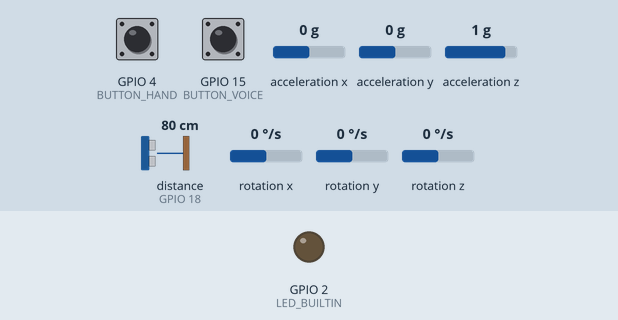
Recording of a sketch running on a simulated ESP32. On the bench: output pins drawn as LEDs (lit = HIGH). Wiring (inferred from the names in the program): ultrasonic range finder: trigger GPIO 5; echo GPIO 18. The test bench sets the inputs (shaded band); at power-on: distance to the obstacle (sensor on GPIO 18) 80 cm, GPIO 4 (BUTTON_HAND) HIGH, GPIO 15 (BUTTON_VOICE) HIGH, acceleration x 0 g, acceleration y 0 g, acceleration z 1 g, rotation x 0 °/s, rotation y 0 °/s, rotation z 0 °/s. The echo pulse lasts 58.3 µs per cm; WiFi joins after 1.5 s; servers stay silent unless stated; uploads are accepted with an empty reply; pins used as bus, display or sensor lines are not drawn; what the sketch prints to the serial monitor is not drawn.

Above: at 0.0 s.
At 3.9 s:
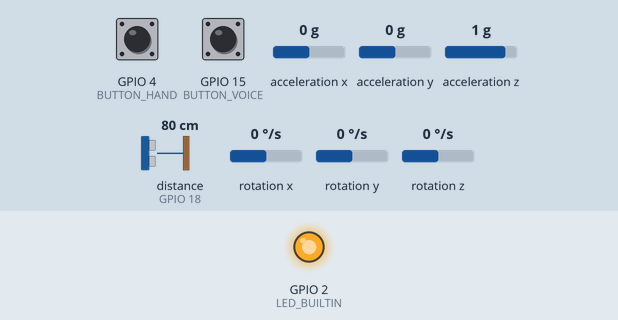
4.0 s: distance to the obstacle (sensor on GPIO 18) set to 12 cm
5.5 s: distance to the obstacle (sensor on GPIO 18) set to 9 cm
Timing chart, 0 to 8.5 s (numbered marks = the images above; inputs shaded):
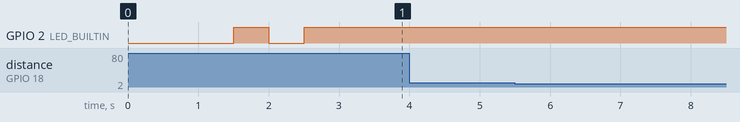

Measured:
- after the input at 4.0 s, every drawn part: stays the same
- after the input at 5.5 s, every drawn part: stays the same

The sketch:

sketch_dec23c.ino
```cpp
#include <Wire.h>
#include "I2Cdev.h"
#include "MPU6050.h"
#include <WiFi.h>
#include <HTTPClient.h>
#include <ArduinoJson.h>

#define LED_BUILTIN 2

MPU6050 mpu;
int16_t ax, ay, az;

// ==================== DEBOUNCE ====================
unsigned long lastActionTime = 0;
const unsigned long debounceDelay = 500;

unsigned long lastButtonTime = 0;
const unsigned long buttonDebounce = 10;  // Separate debounce for buttons

// ==================== WIFI ====================
const char* ssid = "POCO";
const char* password = "12345678910";

// ==================== BACKEND URLs ====================
const char* BACKEND_HOST = "http://10.157.199.149:5000";

String API_PLAY     = String(BACKEND_HOST) + "/api/player/play";
String API_PAUSE    = String(BACKEND_HOST) + "/api/player/pause";
String API_NEXT     = String(BACKEND_HOST) + "/api/player/next";
String API_PREVIOUS = String(BACKEND_HOST) + "/api/player/previous";
String API_STATUS   = String(BACKEND_HOST) + "/api/status";
String API_TOGGLE   = String(BACKEND_HOST) + "/api/toggle";

// ==================== PUSH BUTTONS ====================
#define BUTTON_VOICE 15    // Toggle Voice Control
#define BUTTON_HAND 4   // Toggle Hand Gesture

bool lastVoiceButtonState = HIGH;
bool lastHandButtonState = HIGH;

// Cached module states (updated on toggle)
bool voiceActive = false;
bool handActive = false;

// ==================== ULTRASONIC ====================
#define TRIG_PIN 5
#define ECHO_PIN 18
float distanceThreshold = 10.0;
bool isPaused = false;

// ==================== TOGGLE MODULE FUNCTION ====================
void toggleModule(const char* moduleName, bool newState) {
  if (WiFi.status() != WL_CONNECTED) {
    Serial.println("❌ WiFi not connected");
    return;
  }

  HTTPClient http;
  http.begin(API_TOGGLE);
  http.addHeader("Content-Type", "application/json");

  // Create JSON: {"module": "voice", "active": true}
  StaticJsonDocument<128> doc;
  doc["module"] = moduleName;
  doc["active"] = newState;

  String payload;
  serializeJson(doc, payload);

  Serial.printf("🔘 Toggling %s → %s\n", moduleName, newState ? "ON" : "OFF");

  int httpCode = http.POST(payload);

  if (httpCode == 200) {
    String response = http.getString();
    Serial.printf("✅ Toggle success: %s\n", response.c_str());

    // Parse response to update cached states
    StaticJsonDocument<256> resDoc;
    if (!deserializeJson(resDoc, response)) {
      voiceActive = resDoc["voice_active"] | false;
      handActive = resDoc["hand_active"] | false;
    }
  } else {
    Serial.printf("❌ Toggle failed. HTTP: %d\n", httpCode);
  }

  http.end();
}

// ==================== FETCH CURRENT STATUS ====================
void fetchStatus() {
  if (WiFi.status() != WL_CONNECTED) return;

  HTTPClient http;
  http.begin(API_STATUS);

  int httpCode = http.GET();

  if (httpCode == 200) {
    String response = http.getString();
    StaticJsonDocument<256> doc;

    if (!deserializeJson(doc, response)) {
      voiceActive = doc["voice_active"] | false;
      handActive = doc["hand_active"] | false;

      Serial.printf("📊 Voice: %s | Hand: %s\n",
                    voiceActive ? "ON" : "OFF",
                    handActive ? "ON" : "OFF");
    }
  }

  http.end();
}

// ==================== PLAYER API ====================
void callPlayerAPI(const String& url, const char* actionName) {
  if (WiFi.status() != WL_CONNECTED) {
    Serial.println("❌ WiFi not connected");
    return;
  }

  HTTPClient http;
  http.begin(url);
  http.addHeader("Content-Type", "application/json");

  int httpCode = http.POST("{}");

  Serial.printf("🎵 %s | HTTP: %d\n", actionName, httpCode);

  http.end();
}

void playAction()     { callPlayerAPI(API_PLAY, "PLAY"); isPaused = false; }
void pauseAction()    { callPlayerAPI(API_PAUSE, "PAUSE"); isPaused = true; }
void nextAction()     { callPlayerAPI(API_NEXT, "NEXT"); }
void previousAction() { callPlayerAPI(API_PREVIOUS, "PREVIOUS"); }

// ==================== ULTRASONIC ====================
float getDistance() {
  digitalWrite(TRIG_PIN, LOW);
  delayMicroseconds(2);
  digitalWrite(TRIG_PIN, HIGH);
  delayMicroseconds(10);
  digitalWrite(TRIG_PIN, LOW);

  long duration = pulseIn(ECHO_PIN, HIGH, 30000);
  if (duration == 0) return -1;

  return duration * 0.034 / 2;
}

// ==================== SETUP ====================
void setup() {
  Serial.begin(115200);
  Wire.begin(21, 22);
  delay(1000);

  // MPU6050
  mpu.initialize();
  Serial.println(mpu.testConnection() ? "✅ MPU6050 ready" : "❌ MPU6050 failed");

  // Pins
  pinMode(LED_BUILTIN, OUTPUT);
  pinMode(TRIG_PIN, OUTPUT);
  pinMode(ECHO_PIN, INPUT);
  pinMode(BUTTON_VOICE, INPUT_PULLUP);
  pinMode(BUTTON_HAND, INPUT_PULLUP);

  // WiFi
  Serial.print("📶 Connecting to WiFi");
  WiFi.begin(ssid, password);
  while (WiFi.status() != WL_CONNECTED) {
    delay(500);
    Serial.print(".");
    digitalWrite(LED_BUILTIN, !digitalRead(LED_BUILTIN));
  }
  digitalWrite(LED_BUILTIN, HIGH);
  Serial.println("\n✅ WiFi connected!");
  Serial.printf("📍 IP: %s\n", WiFi.localIP().toString().c_str());

  // Fetch initial status
  fetchStatus();
}

// ==================== LOOP ====================
void loop() {
  unsigned long now = millis();

  // ==================== PUSH BUTTONS ====================
  bool currentVoiceState = digitalRead(BUTTON_VOICE);
  bool currentHandState = digitalRead(BUTTON_HAND);

  // VOICE BUTTON - Falling edge (HIGH → LOW = pressed)
  if (lastVoiceButtonState == HIGH && currentVoiceState == LOW) {
    if (now - lastButtonTime > buttonDebounce) {
      Serial.println("🔘 Voice button pressed!");
      toggleModule("voice", !voiceActive);  // Toggle opposite state
      lastButtonTime = now;
    }
  }
  lastVoiceButtonState = currentVoiceState;

  // HAND BUTTON - Falling edge
  if (lastHandButtonState == HIGH && currentHandState == LOW) {
    if (now - lastButtonTime > buttonDebounce) {
      Serial.println("🔘 Hand button pressed!");
      toggleModule("hand", !handActive);  // Toggle opposite state
      lastButtonTime = now;
    }
  }
  lastHandButtonState = currentHandState;

  // ==================== IMU GESTURES (UNTOUCHED) ====================
  mpu.getAcceleration(&ax, &ay, &az);

  float ax_g = ax / 16384.0;
  float ay_g = ay / 16384.0;
  float az_g = az / 16384.0;

  if (now - lastActionTime > debounceDelay) {
    if (ax_g >= 0.80 && ax_g <= 1.05) {
      previousAction();
      lastActionTime = now;
    } else if (ax_g <= -0.80 && ax_g >= -1.05) {
      nextAction();
      lastActionTime = now;
    } else if (ay_g >= 0.80 && ay_g <= 1.05) {
      pauseAction();
      lastActionTime = now;
    } else if (ay_g <= -0.80 && ay_g >= -1.05) {
      playAction();
      lastActionTime = now;
    }
  }

  // ==================== ULTRASONIC (UNTOUCHED) ====================
  float distance = getDistance();

  if (distance > 0 && distance <= distanceThreshold && now - lastActionTime > debounceDelay) {
    if (!isPaused) {
      pauseAction();
    } else {
      playAction();
    }
    lastActionTime = now;
  }

  delay(100);
}
```
